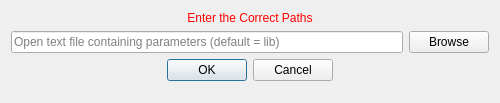
<?xml version="1.0" encoding="UTF-8"?>
<ui version="4.0">
 <class>EASIViewUIMeshing</class>
 <widget class="QWidget" name="EASIViewUIMeshing">
  <property name="geometry">
   <rect>
    <x>0</x>
    <y>0</y>
    <width>500</width>
    <height>103</height>
   </rect>
  </property>
  <property name="maximumSize">
   <size>
    <width>16777215</width>
    <height>103</height>
   </size>
  </property>
  <property name="windowTitle">
   <string>Set Values</string>
  </property>
  <layout class="QGridLayout" name="gridLayout">
   <item row="8" column="0" colspan="2">
    <spacer name="spacer">
     <property name="orientation">
      <enum>Qt::Vertical</enum>
     </property>
     <property name="sizeType">
      <enum>QSizePolicy::Expanding</enum>
     </property>
     <property name="sizeHint" stdset="0">
      <size>
       <width>20</width>
       <height>0</height>
      </size>
     </property>
    </spacer>
   </item>
   <item row="2" column="1">
    <widget class="QPushButton" name="pushButton_1">
     <property name="text">
      <string>Browse</string>
     </property>
    </widget>
   </item>
   <item row="7" column="0" colspan="2">
    <widget class="QDialogButtonBox" name="buttonBox">
     <property name="enabled">
      <bool>true</bool>
     </property>
     <property name="orientation">
      <enum>Qt::Horizontal</enum>
     </property>
     <property name="standardButtons">
      <set>QDialogButtonBox::Cancel|QDialogButtonBox::Ok</set>
     </property>
     <property name="centerButtons">
      <bool>true</bool>
     </property>
    </widget>
   </item>
   <item row="2" column="0">
    <widget class="QLineEdit" name="lineEdit_1">
     <property name="placeholderText">
      <string>Open text file containing parameters (default = lib)</string>
     </property>
    </widget>
   </item>
   <item row="0" column="0" colspan="2">
    <widget class="QLabel" name="titleLabel">
     <property name="styleSheet">
      <string notr="true">QLabel { color: rgb(255, 0, 0) }</string>
     </property>
     <property name="text">
      <string>Enter the Correct Paths</string>
     </property>
     <property name="alignment">
      <set>Qt::AlignCenter</set>
     </property>
    </widget>
   </item>
  </layout>
 </widget>
 <layoutdefault spacing="6" margin="11"/>
 <resources/>
 <connections/>
</ui>
